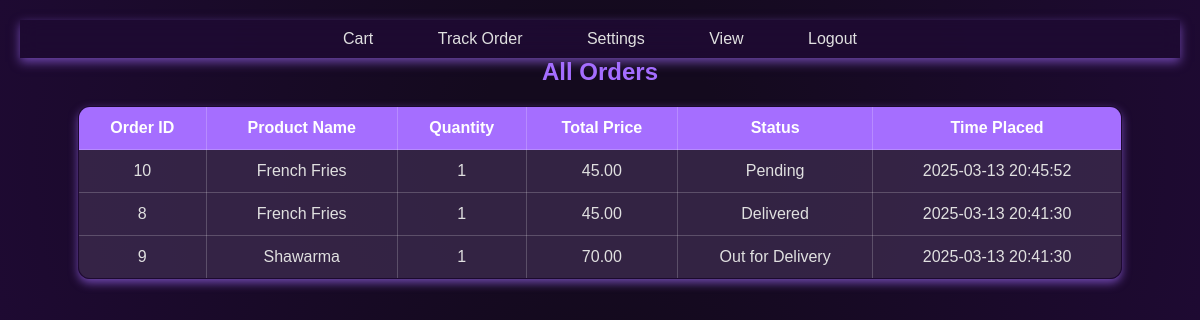
Page /Client/php/track_order.php on the committed database.
### tables this page shows
CREATE TABLE `orders` (
  `id` int(11) NOT NULL,
  `user_id` int(11) NOT NULL,
  `product_name` varchar(100) NOT NULL,
  `quantity` int(11) NOT NULL DEFAULT 1,
  `total_price` decimal(10,2) NOT NULL,
  `status` varchar(20) NOT NULL DEFAULT 'Pending',
  `created_at` timestamp NOT NULL DEFAULT current_timestamp()
);

### Client/php/track_order.php (the view, shortened to what this page needs)
<?php
include 'config/db_connect.php';
$result = $conn->query("SELECT * FROM orders ORDER BY created_at DESC");
?>
<!DOCTYPE html>
<html lang="en">
<head>
    <link rel="stylesheet" href="../css/track_order.css">
    <div class="navbar">
        <a href="cart.php">Cart</a>
        <a href="track_order.php">Track Order</a>
        <a href="update_profile.php">Settings</a>
        <a href="view_products.php">View</a>
        <a href="../index.php">Logout</a>
    </div>
</head>
<body>
    <h2>All Orders</h2>
    <table border="1">
        <tr>
            <th>Order ID</th>
            <th>Product Name</th>
            <th>Quantity</th>
            <th>Total Price</th>
            <th>Status</th>
            <th>Time Placed</th>
        </tr>
        <?php while ($row = $result->fetch_assoc()) { ?>
            <tr>
                <td><?php echo $row['id']; ?></td>
                <td><?php echo htmlspecialchars($row['product_name']); ?></td>
                <td><?php echo $row['quantity']; ?></td>
                <td><?php echo $row['total_price']; ?></td>
                <td><?php echo $row['status'] ?? 'Pending'; ?></td>
                <td><?php echo $row['created_at']; ?></td>
            </tr>
        <?php } ?>
    </table>
</body>
</html>

### Client/css/track_order.css (style rules this page uses)
:root { --primary-color: #a56eff; --accent-color: #d46eff; --text-color: #e0e0e0; --bg-gradient: radial-gradient(circle, rgba(20, 10, 30, 1) 20%, rgba(30, 10, 50, 1) 100%); --glass-bg: rgba(30, 10, 50, 0.8); --shadow-color: rgba(165, 110, 255, 0.6); --border-color: rgba(255, 255, 255, 0.2); }
* { margin: 0; padding: 0; box-sizing: border-box; font-family: 'Poppins', sans-serif; }
body { background: var(--bg-gradient); color: var(--text-color); text-align: center; padding: 20px; }
.navbar { background: rgba(30, 10, 50, 0.9); backdrop-filter: blur(10px); padding: 10px 0; box-shadow: 0 4px 10px var(--shadow-color); }
.navbar a { color: var(--text-color); text-decoration: none; margin: 0 15px; padding: 10px 15px; transition: 0.3s ease-in-out; }
h2 { color: var(--primary-color); margin-bottom: 20px; }
table { width: 90%; margin: auto; border-collapse: collapse; background: var(--glass-bg); box-shadow: 0 4px 10px var(--shadow-color); border-radius: 12px; overflow: hidden; }
table, th, td { border: 1px solid var(--border-color); }
th, td { padding: 12px; text-align: center; }
th { background: var(--primary-color); color: white; }
td { background: rgba(255, 255, 255, 0.1); }

### rows in the picture
orders: id "10", product_name "French Fries", quantity "1", total_price "45.00", status "Pending", created_at "2025-03-13 20:45:52"
orders: id "8", product_name "French Fries", quantity "1", total_price "45.00", status "Delivered", created_at "2025-03-13 20:41:30"
orders: id "9", product_name "Shawarma", quantity "1", total_price "70.00", status "Out for Delivery", created_at "2025-03-13 20:41:30"
